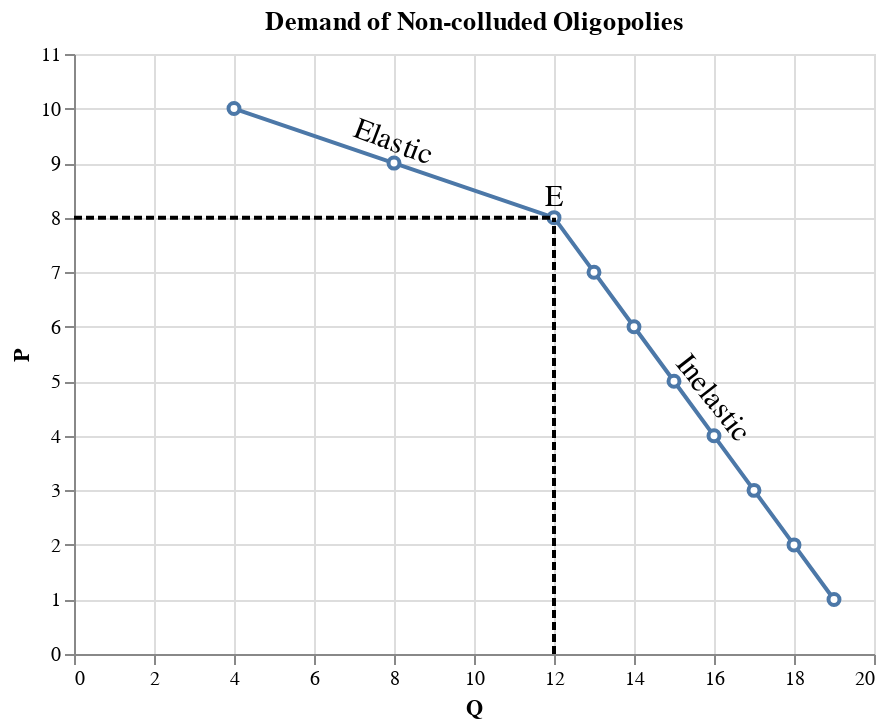

Notebook source saved alongside this figure:
### Code cell
df = pd.DataFrame(data={'p': [10, 9, 8, 7, 6, 5, 4, 3, 2, 1],
                        'q': [4, 8, 12, 13, 14, 15, 16, 17, 18, 19]
                       })
fig1 = alt.Chart(df).mark_line(point=alt.OverlayMarkDef(filled=False, fill='white')).encode(
    alt.X('q', title='Q', scale=alt.Scale(domain=[0,20])),
    alt.Y('p', title='P', scale=alt.Scale(domain=[0,11]))
).properties(title='Demand of Non-colluded Oligopolies')

df_v1 = pd.DataFrame(data={'p': [0, 8], 'q': [12, 12]})
fig_v1 = alt.Chart(df_v1).mark_line(color='black', strokeDash=[4, 2]).encode(
    alt.X('q'),
    alt.Y('p')
)

df_h1 = pd.DataFrame(data={'p': [8, 8], 'q': [0, 12]})
fig_h1 = alt.Chart(df_h1).mark_line(color='black', strokeDash=[4, 2]).encode(
    alt.X('q'),
    alt.Y('p')
)

text1 = alt.Chart({'values':[{'x': 12, 'y': 8.4}]}).mark_text(
    text='E',
    fontSize=15
).encode(x='x:Q', y='y:Q')

text2 = alt.Chart({'values':[{'x': 8, 'y': 9.4}]}).mark_text(
    text='Elastic',
    fontSize=15,
    angle=21
).encode(x='x:Q', y='y:Q')

text3 = alt.Chart({'values':[{'x': 16, 'y': 4.7}]}).mark_text(
    text='Inelastic',
    fontSize=15,
    angle=52
).encode(x='x:Q', y='y:Q')

fig1 + fig_v1 + fig_h1 + text1 + text2 + text3

### Figure 1 — Vega-Lite specification as saved in the notebook (floating-point values rounded to 4 significant figures)
{"config": {"view": {"continuousWidth": 400, "continuousHeight": 300}}, "layer": [{"data": {"name": "data-47ed2d564bcde7a0e4de780ed84863ef"}, "mark": {"type": "line", "point": {"fill": "white", "filled": false}}, "encoding": {"x": {"type": "quantitative", "field": "q", "scale": {"domain": [0, 20]}, "title": "Q"}, "y": {"type": "quantitative", "field": "p", "scale": {"domain": [0, 11]}, "title": "P"}}, "title": "Demand of Non-colluded Oligopolies"}, {"data": {"name": "data-a1bc8d5f0ae3ed8d05fb1464ae87e26e"}, "mark": {"type": "line", "color": "black", "strokeDash": [4, 2]}, "encoding": {"x": {"type": "quantitative", "field": "q"}, "y": {"type": "quantitative", "field": "p"}}}, {"data": {"name": "data-2304dcbcb5cf40092a54acf10c5c87ee"}, "mark": {"type": "line", "color": "black", "strokeDash": [4, 2]}, "encoding": {"x": {"type": "quantitative", "field": "q"}, "y": {"type": "quantitative", "field": "p"}}}, {"data": {"name": "data-7d8376a7d490ee0fee1b3f5ae46ea401"}, "mark": {"type": "text", "fontSize": 15, "text": "E"}, "encoding": {"x": {"type": "quantitative", "field": "x"}, "y": {"type": "quantitative", "field": "y"}}}, {"data": {"name": "data-8f3bdbe1ecfdd6eaf774ec2bc0ddc87d"}, "mark": {"type": "text", "angle": 21, "fontSize": 15, "text": "Elastic"}, "encoding": {"x": {"type": "quantitative", "field": "x"}, "y": {"type": "quantitative", "field": "y"}}}, {"data": {"name": "data-d6d4938175c9daf71518f95631cf10e4"}, "mark": {"type": "text", "angle": 52, "fontSize": 15, "text": "Inelastic"}, "encoding": {"x": {"type": "quantitative", "field": "x"}, "y": {"type": "quantitative", "field": "y"}}}], "$schema": "https://vega.github.io/schema/vega-lite/v4.8.1.json", "datasets": {"data-47ed2d564bcde7a0e4de780ed84863ef": [{"p": 10, "q": 4}, {"p": 9, "q": 8}, {"p": 8, "q": 12}, {"p": 7, "q": 13}, {"p": 6, "q": 14}, {"p": 5, "q": 15}, {"p": 4, "q": 16}, {"p": 3, "q": 17}, {"p": 2, "q": 18}, {"p": 1, "q": 19}], "data-a1bc8d5f0ae3ed8d05fb1464ae87e26e": [{"p": 0, "q": 12}, {"p": 8, "q": 12}], "data-2304dcbcb5cf40092a54acf10c5c87ee": [{"p": 8, "q": 0}, {"p": 8, "q": 12}], "data-7d8376a7d490ee0fee1b3f5ae46ea401": [{"x": 12, "y": 8.4}], "data-8f3bdbe1ecfdd6eaf774ec2bc0ddc87d": [{"x": 8, "y": 9.4}], "data-d6d4938175c9daf71518f95631cf10e4": [{"x": 16, "y": 4.7}]}}
